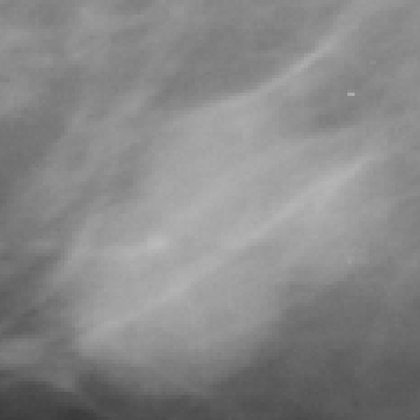
%> input picture SSIP/Mammo5_contrast.pgm, 420 x 420 px, shrunk from 521 x 521 before the run
$ octave Point_operators.m   (GNU Octave 9; MATLAB toolbox functions it lacks are replaced by stand-ins)
%> lines starting %> are read from the running program, lines starting %| are printed output that depends on the picture
### SSIP/histogram.m
function hist = histogram(image)
%Form an image histogram
%
%  Usage: [new histogram] = histogram(image)
%
%  Parameters: image      - array of integers
%
%  Author: Mark S. Nixon

%get dimensions
[rows,cols]=size(image);

%initialise histogram
for i = 1:256
  hist(i)=0;
end
for x = 1:cols %address all columns
  for y = 1:rows %address all rows
    level=image(y,x);
    hist(level+1)=hist(level+1)+1;
  end
end

### SSIP/scale.m
function scaled = scale(image,gain,level)
%Scale an image and add a value
%
%  Usage: [new image] = scale(image,gain,level)
%
%  Parameters: image      - array of points
%              gain       - multiplying constant
%              level      - added constant
%
%  Author: Mark S. Nixon

%get dimensions
[rows,cols]=size(image);

%multiply by gain and add level to image points
for x = 1:cols %address all columns
  for y = 1:rows %address all rows
    scaled(x,y)=floor(gain*image(x,y)+level);
  end
end

### SSIP/Point_operators.m
% Basic Image Processing Operations:

disp ('Welcome to the Point Operators')
disp ('The worksheet follows the text directly and allows you to process basic images.')

%Let's initialise the display colour
colormap(gray);

%And let's start with empty memory
clear

disp (' ')
disp ('Let us use the image of a mammogram')
%read in the image
mammo=imread('Mammo5_contrast.pgm','pgm');
%> mammo is the input picture: size 420x420 uint8; min 58, max 187, mean 135.6
%images are stored as integers, so we need to double them for Matlab
%we also need to ensure we have a greyscale, not three colour planes
mammo=double(mammo(:,:,1));
%> mammo: size 420x420 double
disp ('Let us see the top left hand corner')
%print out top left corner
mammo(1:10,1:10)
%and display it as an image
%we need to scale for the early section of this worksheet only, using a minimum
mini=min(min(mammo));
%> mini = 58
%and a maximum
maxi=max(max(mammo));
%> maxi = 187
subplot (1,1,1), imagesc(mammo, [mini maxi])
plotedit on, title ('Original image of a mammo'), plotedit off
%> (this line was passed over: plotedit is not available in this run)
%> (this line was passed over: plotedit is not available in this run)
disp ('When you are ready to move on, press RETURN')
pause;

%Let's show its dimensions
disp (' ')
disp ('The size of this image is')
size(mammo)
%> ans = [420 420]

disp (' ')
disp ('Let us have a look at its histogram. This is a count of all pixels with a ')
disp ('specified brightness level, plotted against brightness level.')
%We can calculate it by invoking the function histogram.m
hist_mammo=histogram(mammo);
%> after the loop in histogram, `for x = 1:cols`: hist = 256 values, max 4362 at index 136, min 0 at index 1, mean 689.1
%> hist_mammo has the same summary as hist in histogram
%now we shall plot it
plot(hist_mammo);
plotedit on, title ('Histogram'), xlabel ('Brightness'),ylabel ('Number'),
%> (this line was passed over: plotedit is not available in this run)
plotedit off
%> (this line was passed over: plotedit is not available in this run)
 pause

disp (' ')
disp ('The most common point operator replaces each pixel by a scaled version of ')
disp ('the original value. We therefore multiply each pixel by a number (like a ')
disp ('gain), by specifying a function scale which is fed the picture and the ')
disp ('gain, or a level shift (upwards or downwards). The function scale takes ')
disp ('a picture pic and multiplies it by gain -here 1.1 - and adds a level -')
disp ('here 10. After viewing the image press RETURN')

%We'll call the function scale.m
brighter=scale(mammo,1.1,10);
%> after the loop in scale, `for x = 1:cols`:
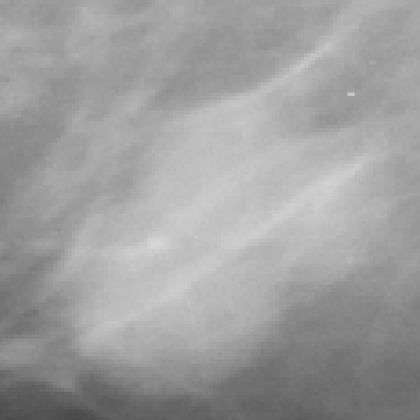
%> scaled: size 420x420 double; min 73, max 215, mean 158.7
disp ('Let us see the top left hand corner')
brighter(1:10,1:10)
subplot(2,2,1), imagesc(mammo, [mini maxi])
plotedit on, title ('Original image'), plotedit off
%> (this line was passed over: plotedit is not available in this run)
%> (this line was passed over: plotedit is not available in this run)
subplot(2,2,2), plot(histogram(mammo))
%> after `plot(histogram(mammo))`:
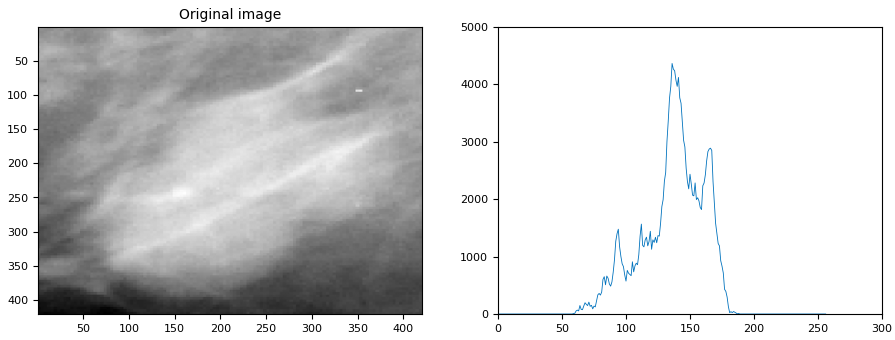
%> figure redrawn from the program's plot data, 2 panels
%> (the run ends here)
